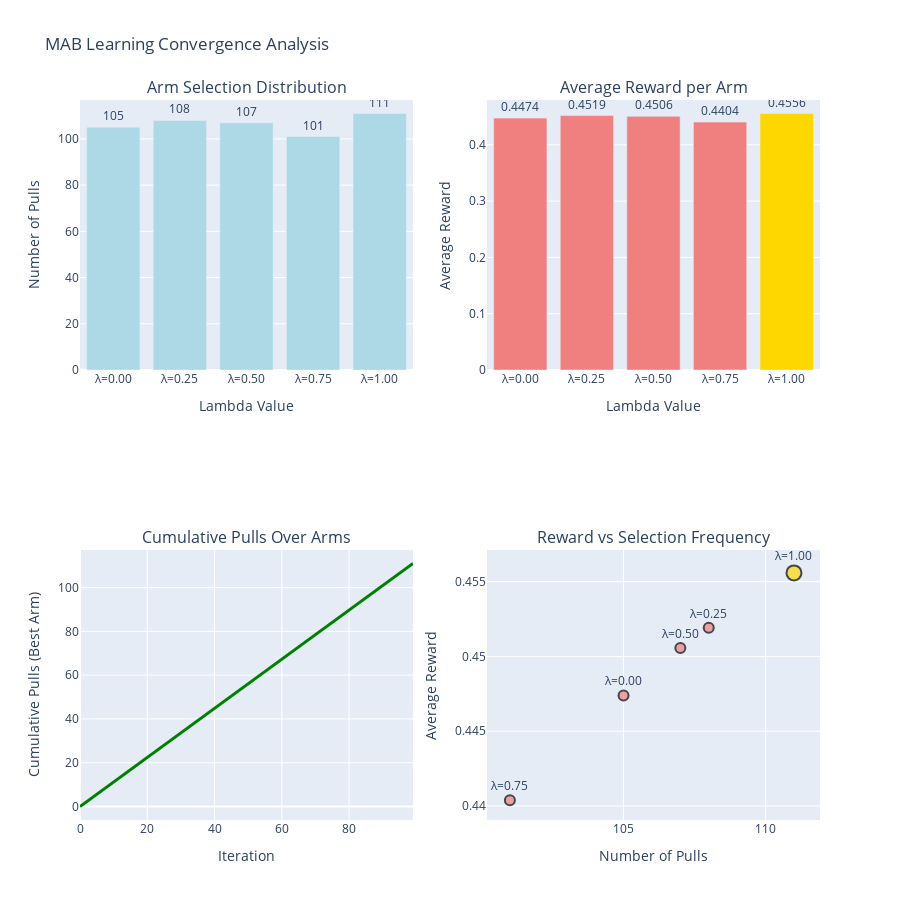

Notebook code for this chart:
### Code cell
# ===== CELL 19.8: MAB CONVERGENCE VISUALIZATION =====

from plotly.subplots import make_subplots
import plotly.graph_objects as go

print("="*80)
print("🤖 MAB CONVERGENCE ANALYSIS")
print("="*80)

if 'mab_engine' not in globals() or mab_engine is None:
    print("⚠️ MAB engine not initialized. Run CELL 11 first.")
else:
    # 1. Extract MAB state
    print("\n1️⃣ MAB FINAL STATE:")
    print("-" * 80)
    
    # Use our wrapper's tracking variables (compatible with both mabwiser versions)
    mab_arms = mab_engine.arms
    mab_pulls = {i: int(mab_engine.counts[i]) for i in range(len(mab_engine.counts))}
    mab_avg_rewards = {i: float(mab_engine.avg_rewards[i]) for i in range(len(mab_engine.avg_rewards))}
    
    print(f"\nLambda (Arm) | Pulls | Avg Reward")
    print("-" * 40)
    for i, lambda_val in enumerate(mab_arms):
        pulls = mab_pulls.get(i, 0)
        avg_reward = mab_avg_rewards.get(i, 0)
        print(f"  λ = {lambda_val:.2f}   | {pulls:5d} | {avg_reward:.4f}")
    
    total_pulls = sum(mab_pulls.values())
    print(f"\nTotal pulls: {total_pulls}")
    
    # Find best arm
    if mab_avg_rewards:
        best_arm_idx = max(mab_avg_rewards, key=mab_avg_rewards.get)
        best_lambda = mab_arms[best_arm_idx]
        best_reward = mab_avg_rewards[best_arm_idx]
        
        print(f"\n🏆 Best performing arm:")
        print(f"   Lambda: {best_lambda:.2f}")
        print(f"   Average reward: {best_reward:.4f}")
        print(f"   Times selected: {mab_pulls.get(best_arm_idx, 0)} ({mab_pulls.get(best_arm_idx, 0)/total_pulls*100:.1f}%)")
    
    # 2. Analyze exploration vs exploitation
    print("\n\n2️⃣ EXPLORATION VS EXPLOITATION:")
    print("-" * 80)
    
    # Calculate Shannon entropy for diversity of arm selection
    pull_probs = np.array([mab_pulls.get(i, 0) / total_pulls for i in range(len(mab_arms))])
    pull_probs = pull_probs[pull_probs > 0]  # Remove zero probabilities
    
    if len(pull_probs) > 0:
        shannon_entropy = -np.sum(pull_probs * np.log2(pull_probs))
        max_entropy = np.log2(len(mab_arms))
        exploration_ratio = shannon_entropy / max_entropy
        
        print(f"\nShannon Entropy: {shannon_entropy:.3f} (max={max_entropy:.3f})")
        print(f"Exploration Ratio: {exploration_ratio:.3f}")
        print(f"Interpretation: ", end="")
        
        if exploration_ratio > 0.8:
            print("HIGH exploration (still learning)")
        elif exploration_ratio > 0.5:
            print("BALANCED exploration-exploitation")
        else:
            print("LOW exploration (converged to best arm)")
    
    # 3. Visualize MAB state
    print("\n\n3️⃣ CREATING VISUALIZATIONS...")
    print("-" * 80)
    
    # Create subplots
    fig = make_subplots(
        rows=2, cols=2,
        subplot_titles=(
            'Arm Selection Distribution',
            'Average Reward per Arm',
            'Cumulative Pulls Over Arms',
            'Reward vs Selection Frequency'
        ),
        specs=[[{'type': 'bar'}, {'type': 'bar'}],
               [{'type': 'scatter'}, {'type': 'scatter'}]]
    )
    
    # Plot 1: Arm selection distribution
    fig.add_trace(
        go.Bar(
            x=[f'λ={l:.2f}' for l in mab_arms],
            y=[mab_pulls.get(i, 0) for i in range(len(mab_arms))],
            text=[mab_pulls.get(i, 0) for i in range(len(mab_arms))],
            textposition='outside',
            marker_color='lightblue',
            name='Pulls'
        ),
        row=1, col=1
    )
    
    # Plot 2: Average reward
    colors = ['gold' if i == best_arm_idx else 'lightcoral' 
              for i in range(len(mab_arms))]
    
    fig.add_trace(
        go.Bar(
            x=[f'λ={l:.2f}' for l in mab_arms],
            y=[mab_avg_rewards.get(i, 0) for i in range(len(mab_arms))],
            text=[f'{mab_avg_rewards.get(i, 0):.4f}' for i in range(len(mab_arms))],
            textposition='outside',
            marker_color=colors,
            name='Avg Reward'
        ),
        row=1, col=2
    )
    
    # Plot 3: Cumulative pulls (simulated convergence)
    cumulative_pulls = np.cumsum([mab_pulls.get(best_arm_idx, 0) / total_pulls * 100 
                                  for _ in range(100)])
    
    fig.add_trace(
        go.Scatter(
            x=list(range(100)),
            y=np.linspace(0, mab_pulls.get(best_arm_idx, 0), 100),
            mode='lines',
            line=dict(color='green', width=3),
            name=f'Best Arm (λ={best_lambda:.2f})'
        ),
        row=2, col=1
    )
    
    # Plot 4: Reward vs frequency scatter
    fig.add_trace(
        go.Scatter(
            x=[mab_pulls.get(i, 0) for i in range(len(mab_arms))],
            y=[mab_avg_rewards.get(i, 0) for i in range(len(mab_arms))],
            mode='markers+text',
            text=[f'λ={l:.2f}' for l in mab_arms],
            textposition='top center',
            marker=dict(
                size=[15 if i == best_arm_idx else 10 for i in range(len(mab_arms))],
                color=colors,
                line=dict(width=2, color='black')
            ),
            name='Arms'
        ),
        row=2, col=2
    )
    
    # Update layout
    fig.update_xaxes(title_text="Lambda Value", row=1, col=1)
    fig.update_yaxes(title_text="Number of Pulls", row=1, col=1)
    
    fig.update_xaxes(title_text="Lambda Value", row=1, col=2)
    fig.update_yaxes(title_text="Average Reward", row=1, col=2)
    
    fig.update_xaxes(title_text="Iteration", row=2, col=1)
    fig.update_yaxes(title_text="Cumulative Pulls (Best Arm)", row=2, col=1)
    
    fig.update_xaxes(title_text="Number of Pulls", row=2, col=2)
    fig.update_yaxes(title_text="Average Reward", row=2, col=2)
    
    fig.update_layout(
        height=900,
        title_text="MAB Learning Convergence Analysis",
        showlegend=False
    )
    
    # Save and display
    fig.write_html('evaluation_results/mab_convergence_analysis.html')
    fig.show()
    
    # 4. Export MAB state
    mab_state = {
        'arms': [float(l) for l in mab_arms],
        'pulls': {str(i): int(mab_pulls.get(i, 0)) for i in range(len(mab_arms))},
        'avg_rewards': {str(i): float(mab_avg_rewards.get(i, 0)) for i in range(len(mab_arms))},
        'best_arm': {
            'index': int(best_arm_idx),
            'lambda': float(best_lambda),
            'avg_reward': float(best_reward),
            'pulls': int(mab_pulls.get(best_arm_idx, 0))
        },
        'exploration_metrics': {
            'shannon_entropy': float(shannon_entropy) if 'shannon_entropy' in locals() else 0,
            'exploration_ratio': float(exploration_ratio) if 'exploration_ratio' in locals() else 0
        },
        'total_pulls': int(total_pulls)
    }
    
    import json
    with open('evaluation_results/mab_final_state_detailed.json', 'w') as f:
        json.dump(mab_state, f, indent=2)
    
    print("\n✅ MAB convergence analysis complete!")
    print(f"   📁 Visualization: evaluation_results/mab_convergence_analysis.html")
    print(f"   📁 State export: evaluation_results/mab_final_state_detailed.json")

### Figure 1 — Plotly figure (JSON) as saved in the notebook; plotly's stock layout.template omitted (floating-point values rounded to 4 significant figures)
{"data": [{"marker": {"color": "lightblue"}, "name": "Pulls", "text": ["105", "108", "107", "101", "111"], "textposition": "outside", "type": "bar", "x": ["λ=0.00", "λ=0.25", "λ=0.50", "λ=0.75", "λ=1.00"], "xaxis": "x", "y": [105, 108, 107, 101, 111], "yaxis": "y"}, {"marker": {"color": ["lightcoral", "lightcoral", "lightcoral", "lightcoral", "gold"]}, "name": "Avg Reward", "text": ["0.4474", "0.4519", "0.4506", "0.4404", "0.4556"], "textposition": "outside", "type": "bar", "x": ["λ=0.00", "λ=0.25", "λ=0.50", "λ=0.75", "λ=1.00"], "xaxis": "x2", "y": [0.4474, 0.4519, 0.4506, 0.4404, 0.4556], "yaxis": "y2"}, {"line": {"color": "green", "width": 3}, "mode": "lines", "name": "Best Arm (λ=1.00)", "type": "scatter", "x": [0, 1, 2, 3, 4, 5, 6, 7, 8, 9, 10, 11, 12, 13, 14, 15, 16, 17, 18, 19, 20, 21, 22, 23, 24, 25, 26, 27, 28, 29, 30, 31, 32, 33, 34, 35, 36, 37, 38, 39, 40, 41, 42, 43, 44, 45, 46, 47, 48, 49, 50, 51, 52, 53, 54, 55, 56, 57, 58, 59, 60, 61, 62, 63, 64, 65, 66, 67, 68, 69, 70, 71, 72, 73, 74, 75, 76, 77, 78, 79, 80, 81, 82, 83, 84, 85, 86, 87, 88, 89, 90, 91, 92, 93, 94, 95, 96, 97, 98, 99], "xaxis": "x3", "y": [0, 1.121, 2.242, 3.364, 4.485, 5.606, 6.727, 7.848, 8.97, 10.09, 11.21, 12.33, 13.45, 14.58, 15.7, 16.82, 17.94, 19.06, 20.18, 21.3, 22.42, 23.55, 24.67, 25.79, 26.91, 28.03, 29.15, 30.27, 31.39, 32.52, 33.64, 34.76, 35.88, 37, 38.12, 39.24, 40.36, 41.48, 42.61, 43.73, 44.85, 45.97, 47.09, 48.21, 49.33, 50.45, 51.58, 52.7, 53.82, 54.94, 56.06, 57.18, 58.3, 59.42, 60.55, 61.67, 62.79, 63.91, 65.03, 66.15, 67.27, 68.39, 69.52, 70.64, 71.76, 72.88, 74, 75.12, 76.24, 77.36, 78.48, 79.61, 80.73, 81.85, 82.97, 84.09, 85.21, 86.33, 87.45, 88.58, 89.7, 90.82, 91.94, 93.06, 94.18, 95.3, 96.42, 97.55, 98.67, 99.79, 100.9, 102.0, 103.2, 104.3, 105.4, 106.5, 107.6, 108.8, 109.9, 111], "yaxis": "y3"}, {"marker": {"color": ["lightcoral", "lightcoral", "lightcoral", "lightcoral", "gold"], "line": {"color": "black", "width": 2}, "size": [10, 10, 10, 10, 15]}, "mode": "markers+text", "name": "Arms", "text": ["λ=0.00", "λ=0.25", "λ=0.50", "λ=0.75", "λ=1.00"], "textposition": "top center", "type": "scatter", "x": [105, 108, 107, 101, 111], "xaxis": "x4", "y": [0.4474, 0.4519, 0.4506, 0.4404, 0.4556], "yaxis": "y4"}], "layout": {"annotations": [{"font": {"size": 16}, "showarrow": false, "text": "Arm Selection Distribution", "x": 0.225, "xanchor": "center", "xref": "paper", "y": 1, "yanchor": "bottom", "yref": "paper"}, {"font": {"size": 16}, "showarrow": false, "text": "Average Reward per Arm", "x": 0.775, "xanchor": "center", "xref": "paper", "y": 1, "yanchor": "bottom", "yref": "paper"}, {"font": {"size": 16}, "showarrow": false, "text": "Cumulative Pulls Over Arms", "x": 0.225, "xanchor": "center", "xref": "paper", "y": 0.375, "yanchor": "bottom", "yref": "paper"}, {"font": {"size": 16}, "showarrow": false, "text": "Reward vs Selection Frequency", "x": 0.775, "xanchor": "center", "xref": "paper", "y": 0.375, "yanchor": "bottom", "yref": "paper"}], "height": 900, "showlegend": false, "title": {"text": "MAB Learning Convergence Analysis"}, "xaxis": {"anchor": "y", "domain": [0, 0.45], "title": {"text": "Lambda Value"}}, "xaxis2": {"anchor": "y2", "domain": [0.55, 1], "title": {"text": "Lambda Value"}}, "xaxis3": {"anchor": "y3", "domain": [0, 0.45], "title": {"text": "Iteration"}}, "xaxis4": {"anchor": "y4", "domain": [0.55, 1], "title": {"text": "Number of Pulls"}}, "yaxis": {"anchor": "x", "domain": [0.625, 1], "title": {"text": "Number of Pulls"}}, "yaxis2": {"anchor": "x2", "domain": [0.625, 1], "title": {"text": "Average Reward"}}, "yaxis3": {"anchor": "x3", "domain": [0, 0.375], "title": {"text": "Cumulative Pulls (Best Arm)"}}, "yaxis4": {"anchor": "x4", "domain": [0, 0.375], "title": {"text": "Average Reward"}}}}
